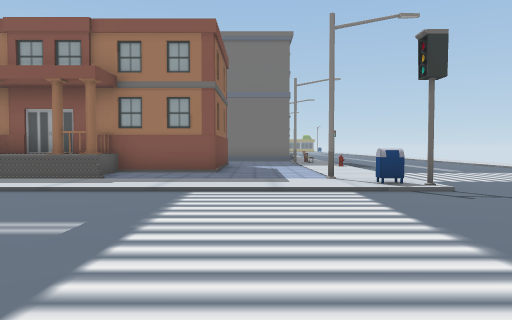
view 1 (above)

24 first-person views from a walk through a Unity game level. The camera is 1.2 m above the floor, tilts 2° down and sees 70° across. The floor is counted in squares, 2 m on a side. Each view is taken from the middle of a square. On the plan, view 1 faces up. The plan holds only what a view shows up to about 10 squares ahead; the rest is blank. The place goes on beyond the plan. The player character is not drawn. Some surface patterns are stand-ins.

view 2
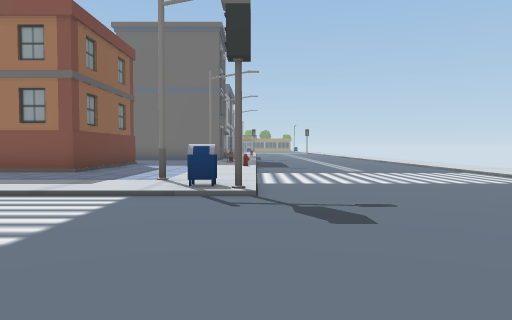

view 3
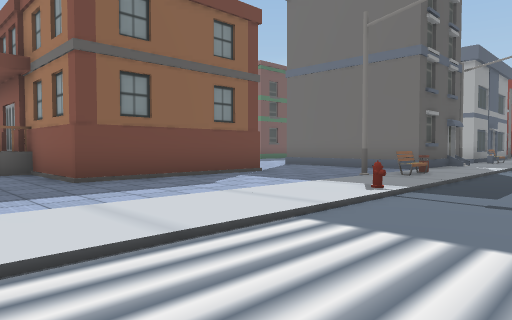

view 4
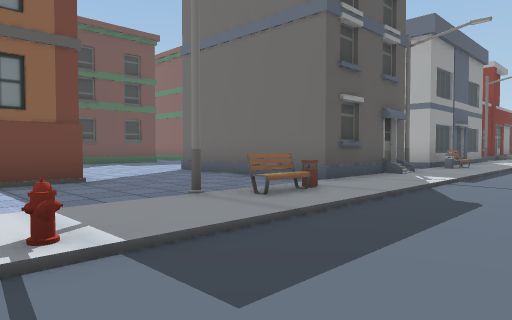

view 5
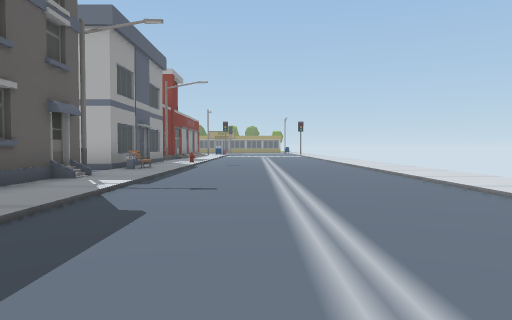

view 6
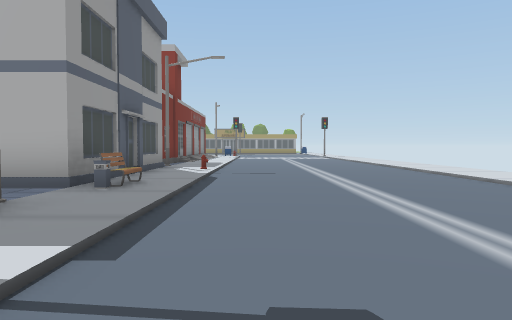

view 7
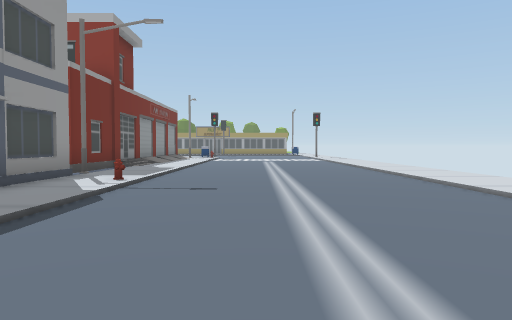

view 8
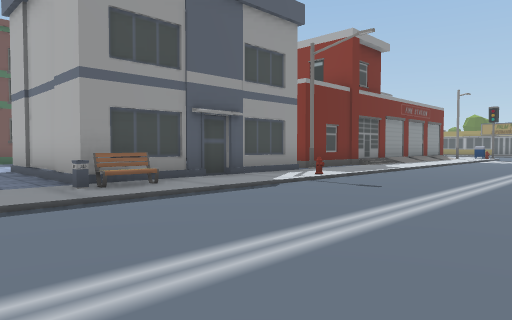

view 9
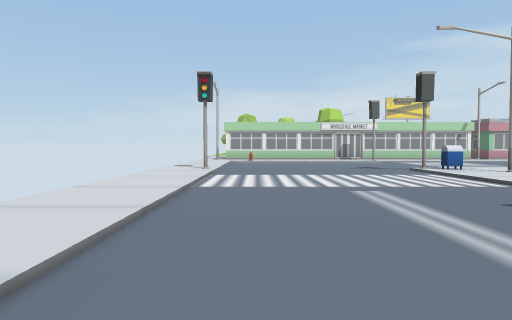

view 10
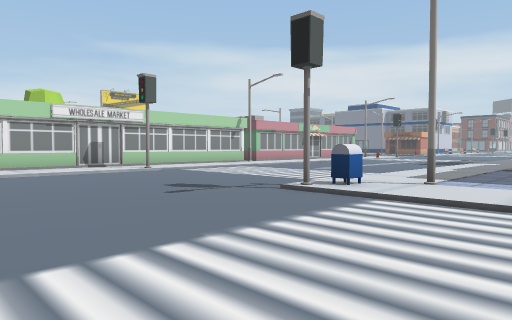

view 11
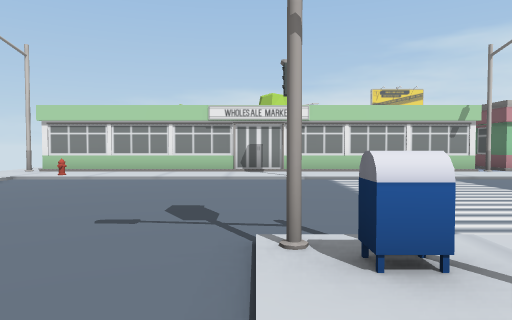

view 12
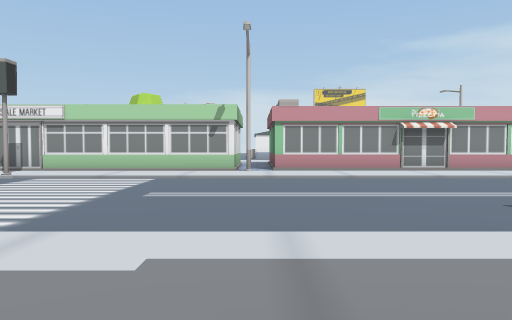

view 13
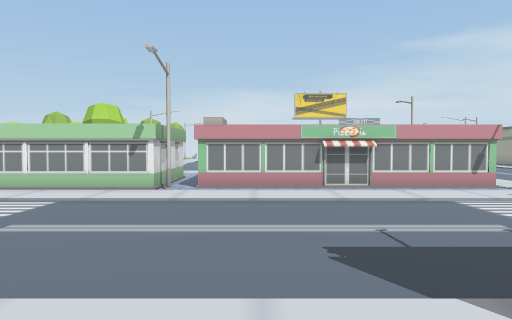

view 14
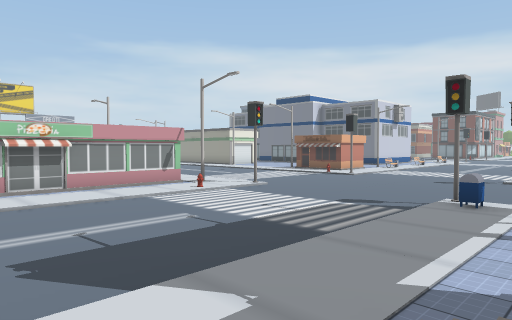

view 15
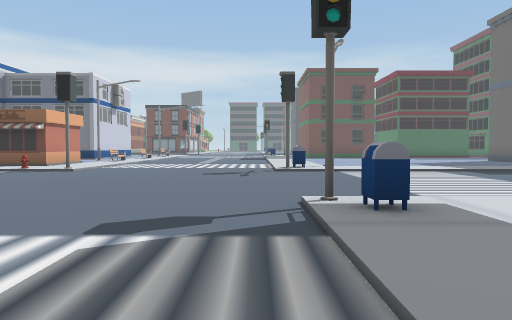

view 16
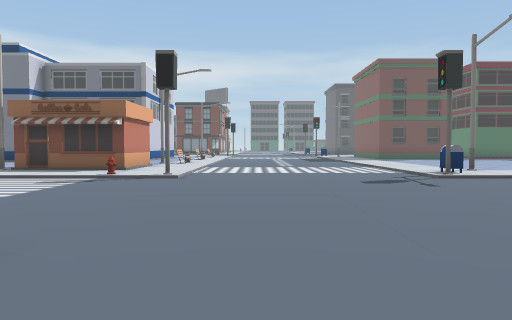

view 17
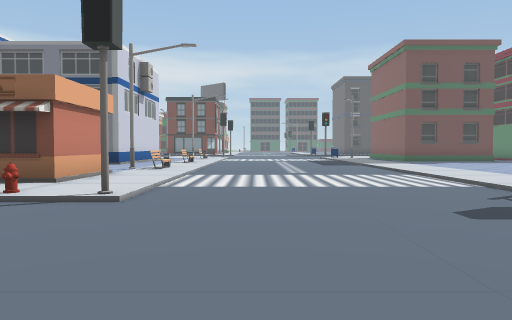

view 18
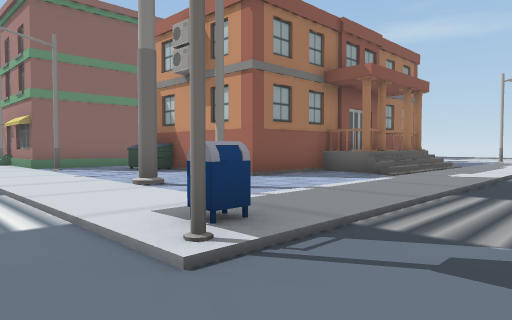

view 19
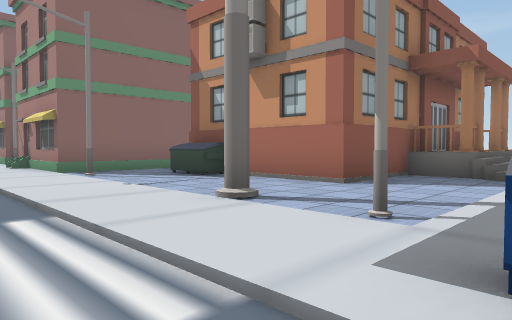

view 20
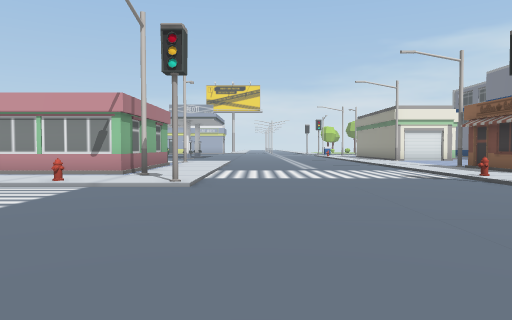

view 21
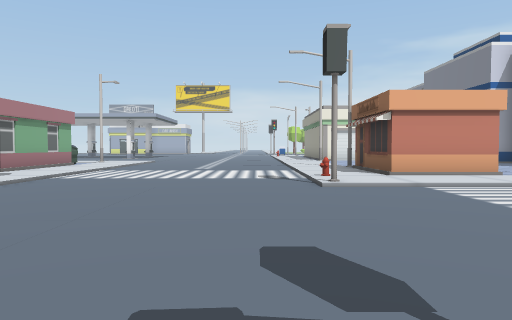

view 22
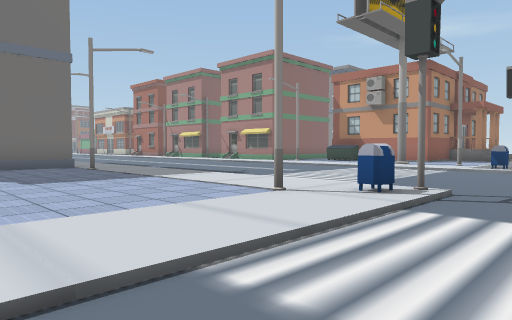

view 23
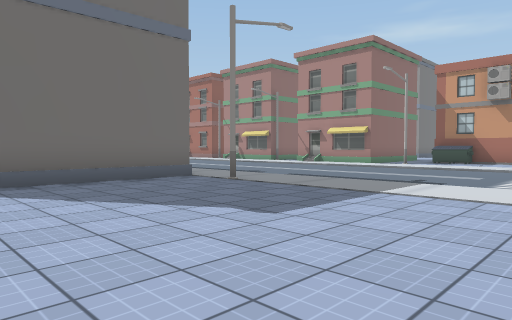

view 24
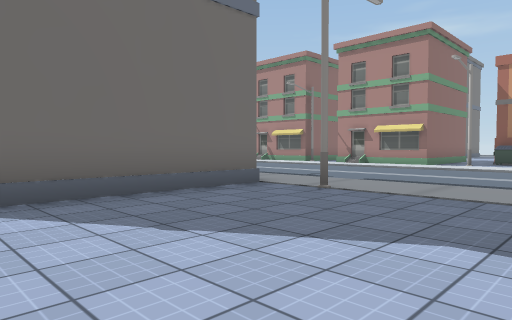

### Floor plan
Key: @ floor where view 1 was taken; # wall or solid block; . main floor; : floor 0.25 m higher than the main floor; / step, stairs or slope; B building; S streetlight; M mailbox; I bin; H hydrant; U dumpster; L billboard; O other object.
Columns run from 24 left of view 1 to 9 right of it. Each row starts with its distance up from view 1.
 29                          #:/..../:
 28                          #:/..../:
 27                          S:/..../:
 26                          #:/..../:
 25                          #:H..../:
 24                          #:/..../:
 23                          #:/..../:
 22                      B   #//..../:
 21                      :####I/..../:
 20                        ::S:/..../:
 19                          #//..../:
 18              #           #:/..../:
 17             /#       B   #:/..../:
 16       /..   :##     ::####:/..../
 15 B####:/...  :B###   ::::::I/....
 14  :::::/..../::::    :::::S//..../
 13 ::::S:/..../:S:#       #:::/..../:
 12 ::::::/..../:::U       #:::H..../:
 11 ::::::/..../:::#       #:::/..../:
 10 ::::::/..../:::#       #:::/..../:
  9 ::::::/..../:L:#########:::/..../:
  8 ::::::/..../::::::B/B::::::/..../:
  7 ::::S:/..../:S:::::::::::S:/..../:
  6 :::::MO....OM:::::::::::::MO....O:
  5 ................................/:
  4 ...............................
  3 ................................
  2 ................................
  1 ................................/
  0 O:::::O....O:H::::::::::@:O::::O::
 -1 :S:##:H..../S::::::::S######B####S
 -2 ::: B:/..../:B#######B#
 -3     #:/..../:##
 -4     S:/..../:#

Where each view was taken, in squares from view 1:
view 1: 0 up, 0 right, facing up
view 2: 1 up, 3 right, facing up
view 3: 7 up, 5 right, facing up-left
view 4: 11 up, 5 right, facing up-left
view 5: 12 up, 5 right, facing up
view 6: 16 up, 4 right, facing up
view 7: 19 up, 5 right, facing up
view 8: 19 up, 7 right, facing up-left
view 9: 15 up, 7 right, facing down
view 10: 9 up, 7 right, facing down-left
view 11: 8 up, 3 right, facing down
view 12: 8 up, 3 left, facing down
view 13: 8 up, 5 left, facing down
view 14: 8 up, 5 left, facing down-left
view 15: 5 up, 9 left, facing left
view 16: 2 up, 11 left, facing left
view 17: 2 up, 14 left, facing left
view 18: 4 up, 14 left, facing up-right
view 19: 6 up, 14 left, facing up-right
view 20: 6 up, 14 left, facing down
view 21: 6 up, 17 left, facing down
view 22: 4 up, 23 left, facing up-right
view 23: 8 up, 24 left, facing up-right
view 24: 10 up, 24 left, facing up-right
